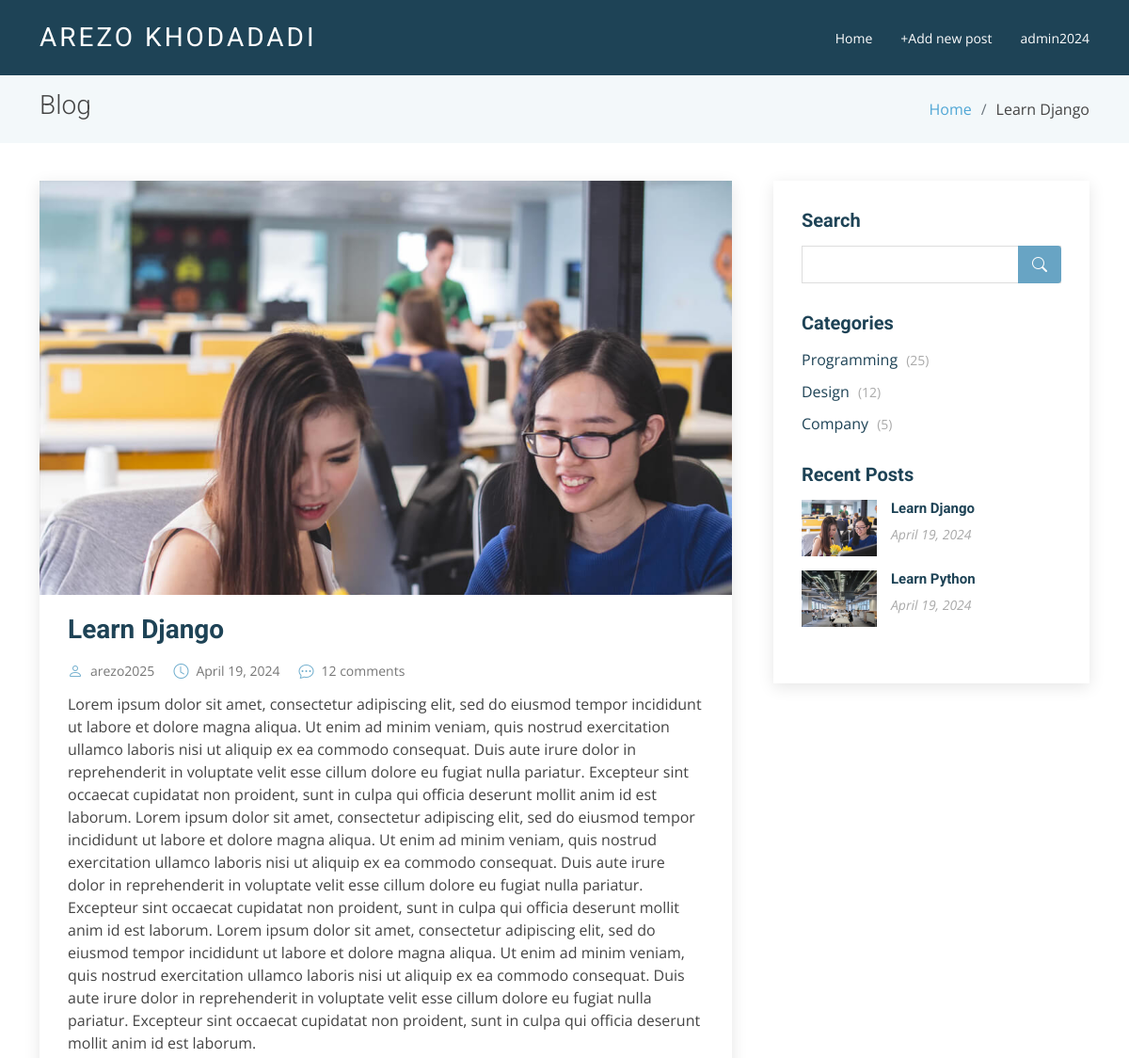
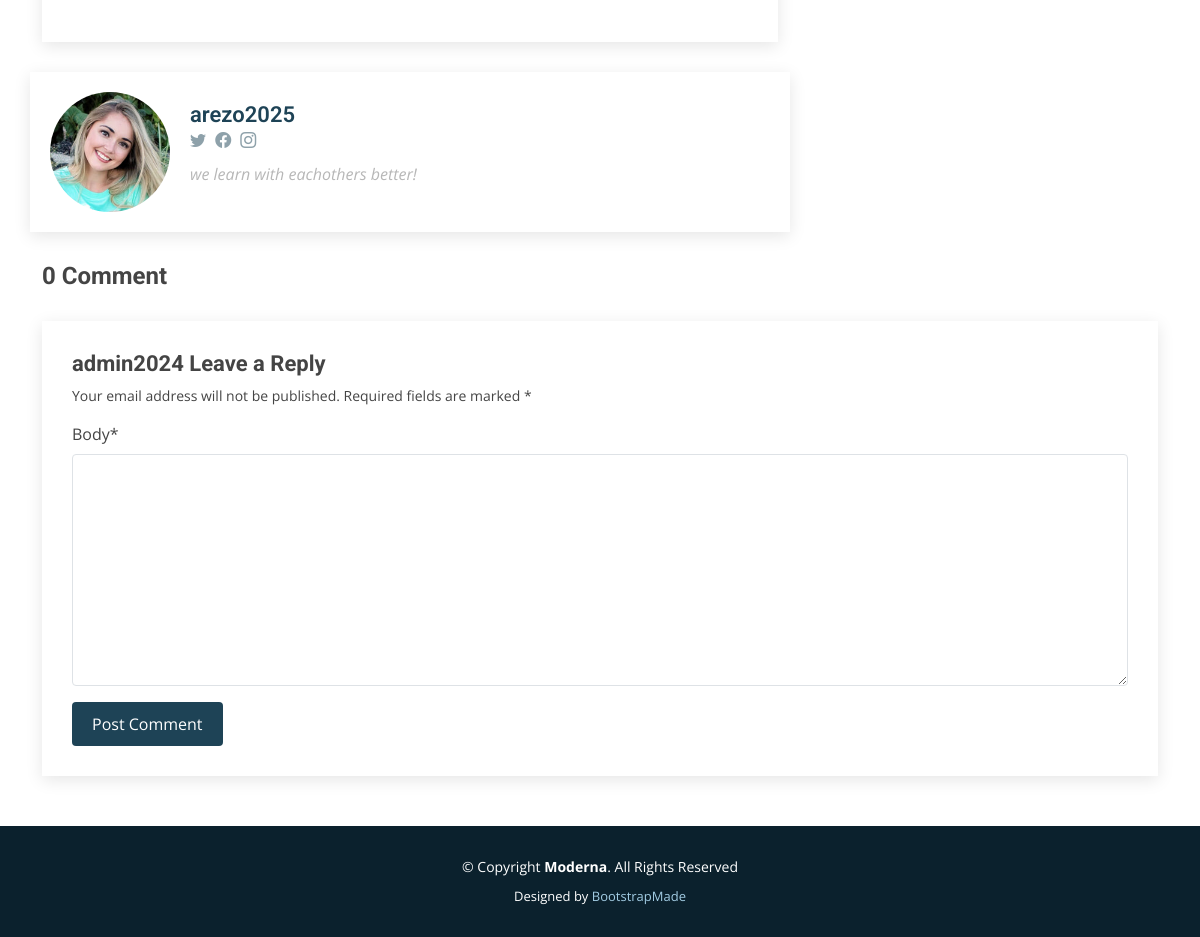
/post/1 (signed in), run on the app's committed database (2 pictures, top to bottom).
### accounts/models.py (models this page shows)
class CustomUser(AbstractUser):
    age=models.PositiveIntegerField(null=True, blank=True)
    photo=models.ImageField(upload_to='photo/profiles/%Y/%m/%d',default='null')
    about=models.CharField(max_length=255, default='null')
    twitter_url=models.CharField( max_length=60, null=True, blank= True)
    instagram_url=models.CharField( max_length=60, null=True, blank= True)
    facebook_url=models.CharField( max_length=60, null=True, blank= True)

### blog/models.py (models this page shows, shortened)
class Post(models.Model):
    title=models.CharField(max_length=255)
    excerpt=models.TextField()
    body=models.TextField()
    author=models.ForeignKey("accounts.CustomUser", on_delete=models.CASCADE)
    date=models.DateField(default=date.today)
    photo=models.ImageField(upload_to='photo/%Y/%m/%d')

### blog/views.py (the view, shortened to what this page needs)
# urls.py: path('post/<int:pk>', PostDetailView.as_view(),name="post_detail"),
class PostDetailView(View):
    def get(self, request, *args, **kwargs):
        view=CommentGet.as_view()
        return view(request, *args, **kwargs)

### blog/forms.py
class CommentForm(forms.ModelForm):
    class Meta:
        model=Comment
        fields=['body']

### blog/context_processors.py (called while the page is built)
def recent_posts(request):
    recent_posts=Post.objects.order_by('-date')[:5]
    return {'recent_posts': recent_posts}

### blog/views.py (called while the page is built)
    def get_context_data(self, **kwargs):
        context=super().get_context_data(**kwargs)
        context["form"]=CommentForm()
        return context

### templates/post_single.html (shortened to what this page needs)
{% extends 'base.html' %}
{% load crispy_forms_tags %}
{% load static %}
{% block content %}
    <section class="breadcrumbs">
        <div class="container">
          <div class="d-flex justify-content-between align-items-center">
            <h2>Blog</h2>
            <ol>
              <li><a href="{% url 'home' %}">Home</a></li>
              <li>{{ post.title }}</li>
            </ol>
          </div>
        </div>
      </section>
      <section id="blog" class="blog">
        <div class="container" data-aos="fade-up">
          <div class="row">
            <div class="col-lg-8 entries">
              <article class="entry entry-single">
                <div class="entry-img">
                  <img src="{{ post.photo.url }}" alt="" class="img-fluid">
                </div>
                <h2 class="entry-title">
                  <a href="post-single.html">{{ post.title }}</a>
                </h2>
                <div class="entry-meta">
                  <ul>
                    <li class="d-flex align-items-center"><i class="bi bi-person"></i> <a href="blog-single.html">{{ post.author }}</a></li>
                    <li class="d-flex align-items-center"><i class="bi bi-clock"></i> <a href="blog-single.html"><time datetime="2020-01-01">{{ post.date }}</time></a></li>
                    <li class="d-flex align-items-center"><i class="bi bi-chat-dots"></i> <a href="blog-single.html">12 comments</a></li>
                  </ul>
                </div>
                <div class="entry-content">
                  <p>{{ post.body }}</p>
                </div>
              </article>
            </div>
            <div class="col-lg-4">
              {% block sidebar %}
              {% include 'sidebar.html' %}
              {% endblock sidebar %}
            </div>
              <div class="blog-author d-flex align-items-center col-lg-8 entries">
                <img src="{{ post.author.photo.url }}" class="rounded-circle float-left" alt="">
                <div>
                  <h4>{{ post.author.username }}</h4>
                  <div class="social-links">
                    <a href="{{ post.author.twitter_url }}"><i class="bi bi-twitter"></i></a>
                    <a href="{{ post.author.instagram_url }}"><i class="bi bi-facebook"></i></a>
                    <a href="{{ post.author.facebook_url }}"><i class="biu bi-instagram"></i></a>
                  </div>
                  <p>{{ post.author.about }}</p>
                </div>
              </div>
              <div class="blog-comments">
                {% if post.comment_set.count > 1 %}
                  <h4 class="comments-count">{{ post.comment_set.count }} Comments</h4>
                {% else %}
                  <h4 class="comments-count">{{ post.comment_set.count }} Comment</h4>
                {% endif %}
                {% if user.is_authenticated %}
                <div class="reply-form">
                  <h4>{{ user.username }} Leave a Reply</h4>
                  <p>Your email address will not be published. Required fields are marked * </p>
                  <form method="post">
                    {{ form|crispy }}
                    <button type="submit" class="btn btn-primary">Post Comment</button>
                  </form>
                </div>
                {% endif %}
            </div>
          </div>
        </div>
      </section>
{% endblock content %}

### templates/base.html (shortened to what this page needs)
{% load static %}
<!DOCTYPE html>
<html lang="en">
<head>
  <link href="{% static 'assets/vendor/animate.css/animate.min.css' %}" rel="stylesheet">
  <link href="{% static 'assets/vendor/aos/aos.css" rel="stylesheet' %}">
  <link href="{% static 'assets/vendor/bootstrap/css/bootstrap.min.css' %}" rel="stylesheet">
  <link href="{% static 'assets/vendor/bootstrap-icons/bootstrap-icons.css' %}" rel="stylesheet">
  <link href="{% static 'assets/vendor/boxicons/css/boxicons.min.css' %}" rel="stylesheet">
  <link href="{% static 'assets/vendor/glightbox/css/glightbox.min.css' %}" rel="stylesheet">
  <link href="{% static 'assets/vendor/swiper/swiper-bundle.min.css' %}" rel="stylesheet">
  <link href="{% static 'assets/css/style.css' %}" rel="stylesheet">
</head>
<body>
  <header id="header" class="fixed-top d-flex align-items-center">
    <div class="container d-flex justify-content-between align-items-center">
      <div class="logo">
        <h1 class="text-light"><a href="index.html"><span>Arezo Khodadadi</span></a></h1>
      </div>
      <nav id="navbar" class="navbar">
        <ul>
          <li><a href="{% url 'home' %}">Home</a></li>
          {% if user.is_authenticated %}
          <li><a href="{% url 'post_new' %}">+Add new post</a></li>
            <li class="dropdown"><a href="#">{{ user.username }}</a>
            </li>
          {% endif %}
        </ul>
      </nav>
    </div>
  </header>
  <main id="main">
    {% block content %}
    {% endblock content %}
  </main>
  <footer id="footer" data-aos="fade-up" data-aos-easing="ease-in-out" data-aos-duration="500">
    <div class="container">
      <div class="copyright">
        &copy; Copyright <strong><span>Moderna</span></strong>. All Rights Reserved
      </div>
      <div class="credits">
        Designed by <a href="https://bootstrapmade.com/">BootstrapMade</a>
      </div>
    </div>
  </footer>
</body>
</html>

### templates/sidebar.html
{% load static %}
<div class="sidebar">
    <h3 class="sidebar-title">Search</h3>
    <div class="sidebar-item search-form">
      <form action="">
        <input type="text">
        <button type="submit"><i class="bi bi-search"></i></button>
      </form>
    </div>
    <h3 class="sidebar-title">Categories</h3>
    <div class="sidebar-item categories">
      <ul>
        <li><a href="#">Programming <span>(25)</span></a></li>
        <li><a href="#">Design <span>(12)</span></a></li>
        <li><a href="#">Company <span>(5)</span></a></li>
      </ul>
    </div>
    <h3 class="sidebar-title">Recent Posts</h3>
    {% if recent_posts %}
        <div class="sidebar-item recent-posts">
            {% for post in recent_posts %}
                <div class="post-item clearfix">
                    <img src="{{ post.photo.url }}" alt="">
                    <h4><a href="{% url 'post_detail' post.pk %}">{{ post.title }}</a></h4>
                    <time datetime="2020-01-01">{{ post.date }}</time>
                </div>
            {% endfor %}
            </div>
      {% else %}
        <p>No blog post is available!</p>
      {% endif %}
  </div>

### data on the page
CustomUser: username "admin2024"
Post: title "Learn Django", photo (picture), author "arezo2025", date "April 19, 2024", body "Lorem ipsum dolor sit amet, consectetur adipiscing elit, sed do eiusmod tempor incididunt ut labore et dolore magna aliqua. Ut enim ad minim veniam, quis nostrud exercitation ullamco laboris nisi ut aliquip ex ea commodo consequat. Duis aute irure dolor in reprehenderit in voluptate velit esse cillum dolore eu fugiat nulla pariatur. Excepteur sint occaecat cupidatat non proident, sunt in culpa qui officia deserunt mollit anim id est laborum. Lorem ipsum dolor sit amet, consectetur adipiscing elit, sed do eiusmod tempor incididunt ut labore et dolore magna aliqua. Ut enim ad minim veniam, quis nostrud exercitation ullamco laboris nisi ut aliquip ex ea commodo consequat. Duis aute irure dolor…", author.photo (picture), author.username "arezo2025", author.about "we learn with eachothers better!", comment_set.count "0"
Post: photo (picture), title "Learn Python", date "April 19, 2024"
